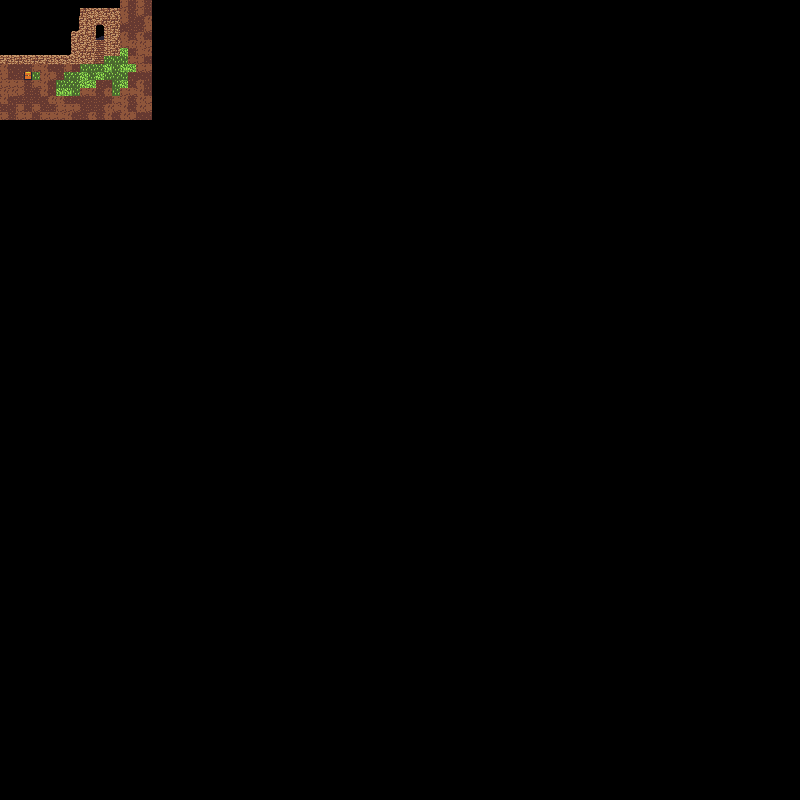

A level layout from a 2D game, rendered from its tile map. Below: a short description, then the map file with tile-grid data replaced by summaries:
An orthogonal 100x100 tile map with 8x8 px tiles, 1 tile layer (Ground) and 5 objects (player start, treasure1).

<map version="1.0" orientation="orthogonal" renderorder="right-down" width="100" height="100" tilewidth="8" tileheight="8" nextobjectid="6">
 <tileset firstgid="1" name="image2" tilewidth="8" tileheight="8" tilecount="1024">
  <image source="image2.png" width="256" height="256" />
  <terraintypes>
   <terrain name="empty" tile="-1" />
   <terrain name="rock" tile="-1" />
  </terraintypes>
  <tile id="0" terrain="0,0,0,0" />
  <tile id="10" terrain="1,1,1,0" />
  <tile id="11" terrain="1,1,0,0" />
  <tile id="12" terrain="1,1,0,1" />
  <tile id="42" terrain="1,0,1,0" />
  <tile id="43" terrain="1,1,1,1" />
  <tile id="44" terrain="0,1,0,1" />
  <tile id="74" terrain="1,0,1,1" />
  <tile id="75" terrain="0,0,1,1" />
  <tile id="76" terrain="0,1,1,1" />
  <tile id="106" terrain="1,1,1,1" />
  <tile id="107" terrain="1,1,1,1" />
  <tile id="108" terrain="1,1,1,1" />
 </tileset>
 <layer name="Ground" width="100" height="100">
  <data>[10000 cells, 10000 non-empty, 20 distinct tile ids]</data>
 </layer>
 <objectgroup name="Entities">
  <object id="1" name="player start" x="69.3333" y="99.25">
   <properties>
    <property name="onStart" value="handlePlayerStart" />
   </properties>
  </object>
 </objectgroup>
 <objectgroup name="Obstructions">
  <properties>
   <property name="obstructs" value="0" />
  </properties>
  <object id="2" x="0" y="0" width="96" height="64" />
  <object id="3" x="104" y="0" width="16" height="56" />
  <object id="4" x="96" y="0" width="8" height="32" />
 </objectgroup>
 <objectgroup name="Objects">
  <object id="5" name="treasure1" x="24" y="72" width="8" height="8">
   <properties>
    <property name="collides" value="0" />
    <property name="obstructs" value="0" />
    <property name="onActivate" value="tryOpeningChest1" />
    <property name="onStart" value="handleChest1Start" />
   </properties>
  </object>
 </objectgroup>
 <objectgroup name="Overlay">
  <properties>
   <property name="onStart" value="setupOverlay" />
  </properties>
 </objectgroup>
</map>
